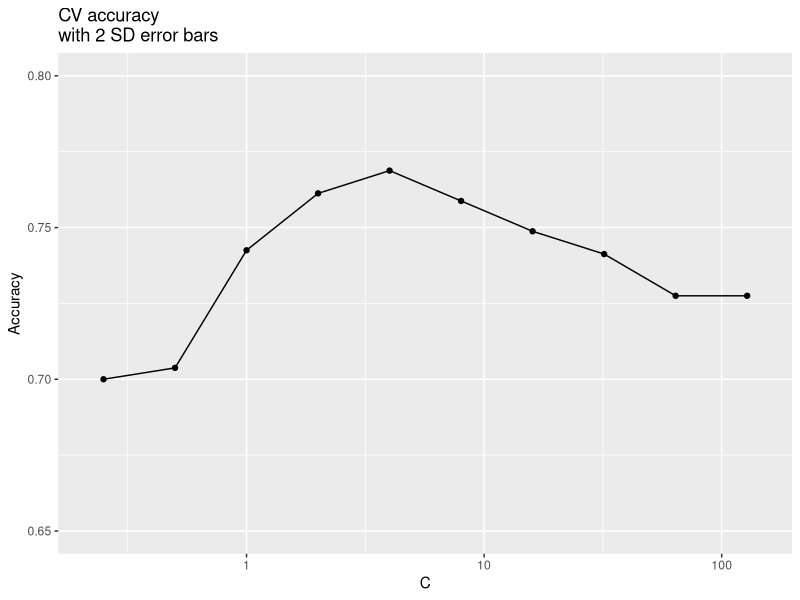

This chart was generated by the following R code:
## ---- chunk 1
knitr::opts_chunk$set(echo = TRUE)
## ---- chunk 2
library(caret)
data(GermanCredit)
GermanCredit <- GermanCredit[, -nearZeroVar(GermanCredit)]
GermanCredit$CheckingAccountStatus.lt.0 <- NULL
GermanCredit$SavingsAccountBonds.lt.100 <- NULL
GermanCredit$EmploymentDuration.lt.1 <- NULL
GermanCredit$EmploymentDuration.Unemployed <- NULL
GermanCredit$Personal.Male.Married.Widowed <- NULL
GermanCredit$Property.Unknown <- NULL
GermanCredit$Housing.ForFree <- NULL


set.seed(100)
inTrain <- createDataPartition(GermanCredit$Class, p = .8)[[1]]
GermanCreditTrain <- GermanCredit[ inTrain, ]
GermanCreditTest  <- GermanCredit[-inTrain, ]

library(kernlab)
set.seed(231)
sigDist <- sigest(Class ~ ., data = GermanCreditTrain, frac = 1)
svmTuneGrid <- data.frame(sigma = as.vector(sigDist)[1], C = 2^(-2:7))

set.seed(1056)
svmFit10CV <- train(Class ~ .,
                    data = GermanCreditTrain,
                    method = "svmRadial",
                    preProc = c("center", "scale"),
                    tuneGrid = svmTuneGrid,
                    trControl = trainControl(method = "cv", number = 10))


## ---- chunk 3

library(dplyr)

svmFit10CV$results %>%
  mutate(accuracySD_low = Accuracy - 2*(AccuracySD/sqrt(svmFit10CV$control$number * svmFit10CV$control$repeats)),
         accuracySD_high = Accuracy + 2*(AccuracySD/sqrt(svmFit10CV$control$number * svmFit10CV$control$repeats))) %>%
  ggplot(aes(x = C)) +
  geom_line(aes(y = Accuracy)) +
  geom_point(aes(y = Accuracy)) +
  scale_x_log10() + 
  ylim(0.65, 0.8) + 
  geom_errorbar(aes(ymin=accuracySD_low, ymax=accuracySD_high), 
                colour="gray50",
                width=.1) +
  labs(title="CV accuracy\nwith 2 SD error bars")
